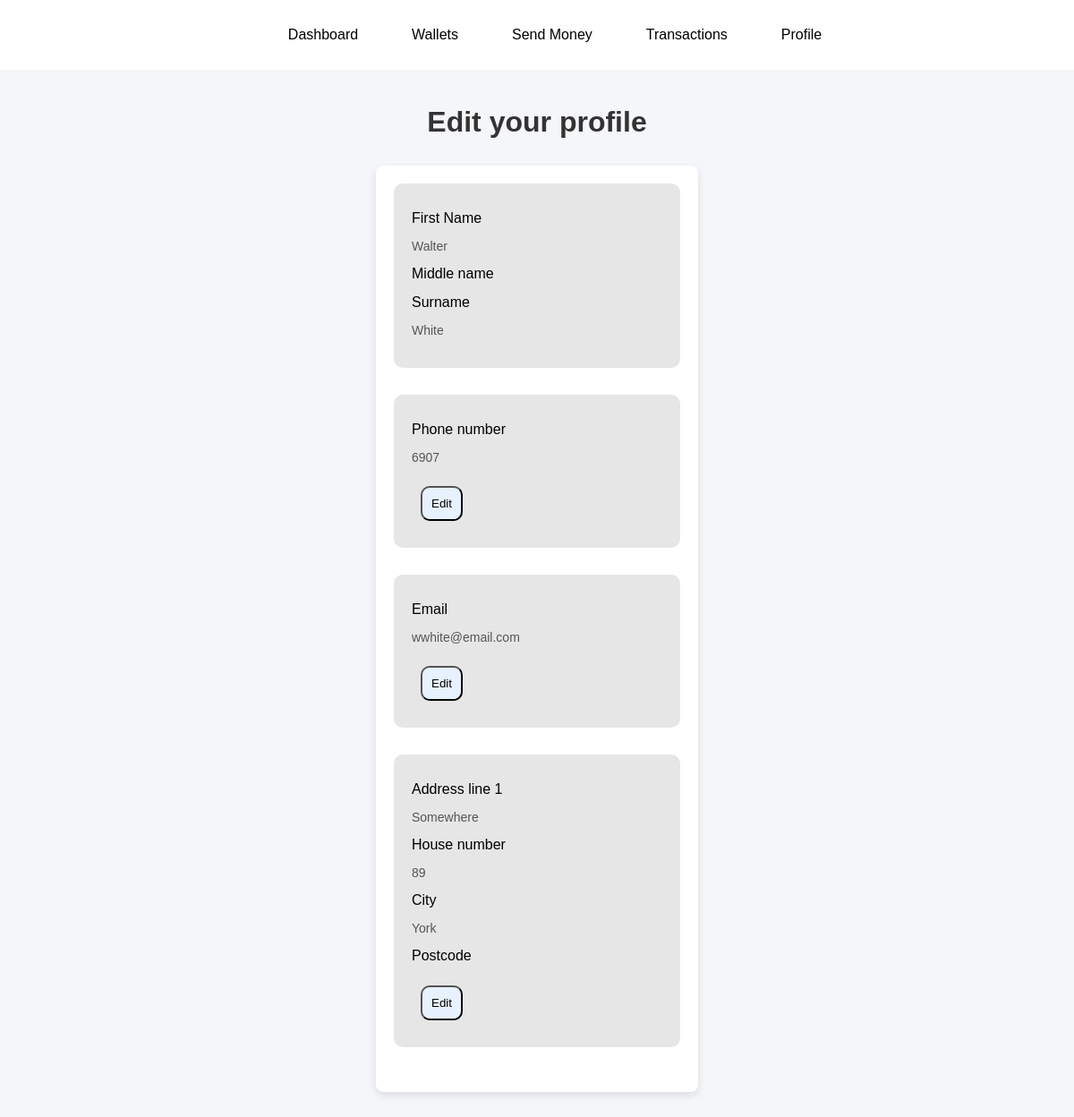
The page /user/edit_profile.php (signed in) on the database its author committed.
### tables this page shows
CREATE TABLE IF NOT EXISTS `users` (
  `id` varchar(36) NOT NULL,
  `firstname` varchar(100) NOT NULL,
  `middlename` varchar(100) DEFAULT NULL,
  `lastname` varchar(100) NOT NULL,
  `username` varchar(36) NOT NULL,
  `date_of_birth` date NOT NULL,
  `email` varchar(191) NOT NULL,
  `password_hash` varchar(255) NOT NULL,
  `phone` varchar(20) NOT NULL,
  `address_street_name` varchar(255) NOT NULL,
  `address_house_number` int NOT NULL,
  `city` varchar(36) NOT NULL,
  `postcode` varchar(36) NOT NULL,
  `created_at` datetime DEFAULT CURRENT_TIMESTAMP,
  PRIMARY KEY (`id`),
  UNIQUE KEY `phone` (`phone`),
  UNIQUE KEY `email_idx` (`email`),
  UNIQUE KEY `username` (`username`),
  UNIQUE KEY `phone_2` (`phone`)
);

### user/edit_profile.php (the view, shortened to what this page needs)
<?php
require_once "../includes/init.php";
$sql = "SELECT firstname,middlename,lastname,email,phone,address_street_name,address_house_number,city,postcode
from users where id=:id";
$stmt = $pdo->prepare($sql);
$stmt->execute([':id' => $_SESSION['user_id']]);
$user = $stmt->fetch(PDO::FETCH_ASSOC);
?>
<h1>Edit your profile</h1>
<form action="" method="POST" onsubmit="return confirmChanges()">
    <section class="profile-item">
        <label for="firstname">First Name</label>
        <?php echo '<p>' . $user['firstname'] . '</p>' ?>
        <label for="middlename">Middle name</label>
        <label for="surname">Surname</label>
        <?php echo '<p>' . $user['lastname'] . '</p>' ?>
    </section>
    <section class="profile-item">
        <label for="phonenumber">Phone number</label>
        <?php echo '<p>' . $user['phone'] . '</p>' ?>
        <button id="edit-phone" type="button" onclick="enableEdit('phone-input','submit-phone','edit-phone','cancel-btn-phone')">Edit</button>
    </section>
    <section class="profile-item">
        <label for="email">Email</label>
        <?php echo '<p>' . $user['email'] . '</p>' ?>
        <button id="edit-email" type="button" onclick="enableEdit('email-input','submit-email','edit-email','cancel-btn-email')">Edit</button>
    </section>
    <section class="profile-item">
        <label for="address1">Address line 1</label>
        <?php echo '<p>' . $user['address_street_name'] . '</p>' ?>
        <label for="address2">House number</label>
        <?php echo '<p>' . $user['address_house_number'] . '</p>' ?>
        <label for="city">City</label>
        <?php echo '<p>' . $user['city'] . '</p>' ?>
        <label for="postcode">Postcode</label>
        <button id="edit-address" type="button" onclick="enableEdit('address-input','submit-address','edit-address','cancel-btn-address')">Edit</button>
    </section>
</form>
</body>
</html>

### css/style.css (style rules this page uses)
body { font-family: Arial, sans-serif; background-color: #f4f6f9; margin: 0; padding: 0; }
h1 { text-align: center; margin-top: 40px; color: #333; }
form { width: 320px; margin: 30px auto; padding: 20px; background: white; border-radius: 8px; box-shadow: 0 4px 10px rgba(0, 0, 0, 0.1); }
label { display: block; margin-top: 10px; font-size: 14px; color: #555; }
.user-options li, button { list-style-type: none; background-color: #e7f1ff; padding: 10px; margin: 10px; border-radius: 10px; text-decoration: none; }
.profile-item { background-color: #e6e6e6; padding: 20px; margin-bottom: 30px; border-radius: 10px; }
.profile-item label { display: block; margin-top: 10px; font-size: 16px; color: black; }
.profile-item p { font-size: 14px; color: #555; }

### rows shown on the page
users: firstname "Walter", lastname "White", phone "6907", email "wwhite@email.com", address_street_name "Somewhere", address_house_number "89", city "York"
